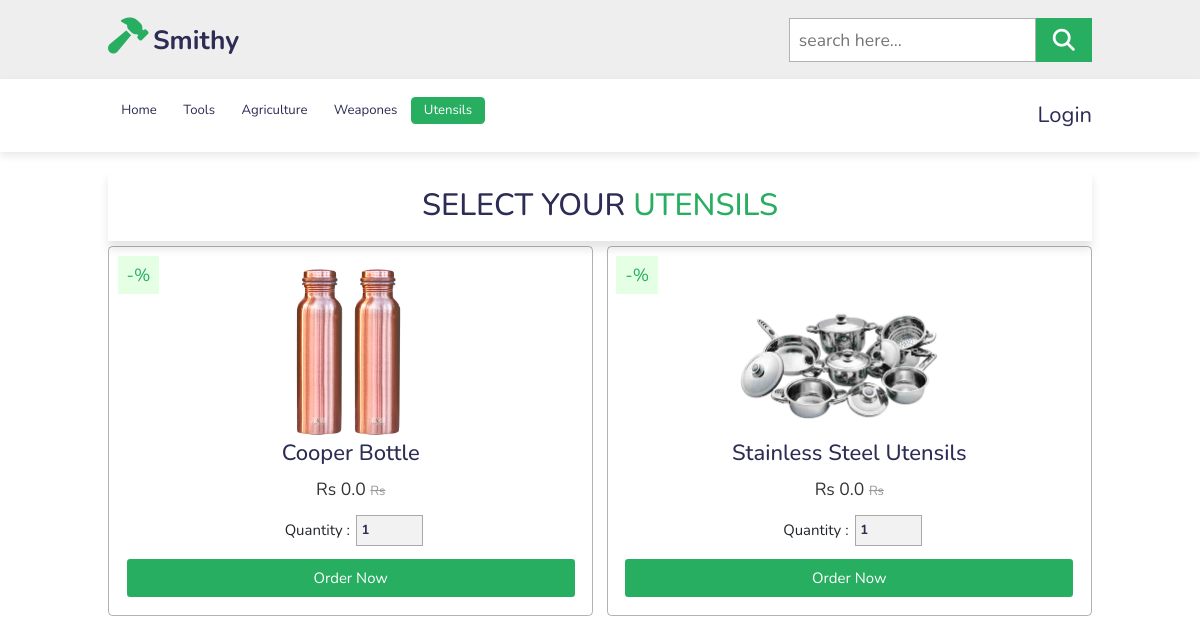
Before: /utensils/ with the older database file.
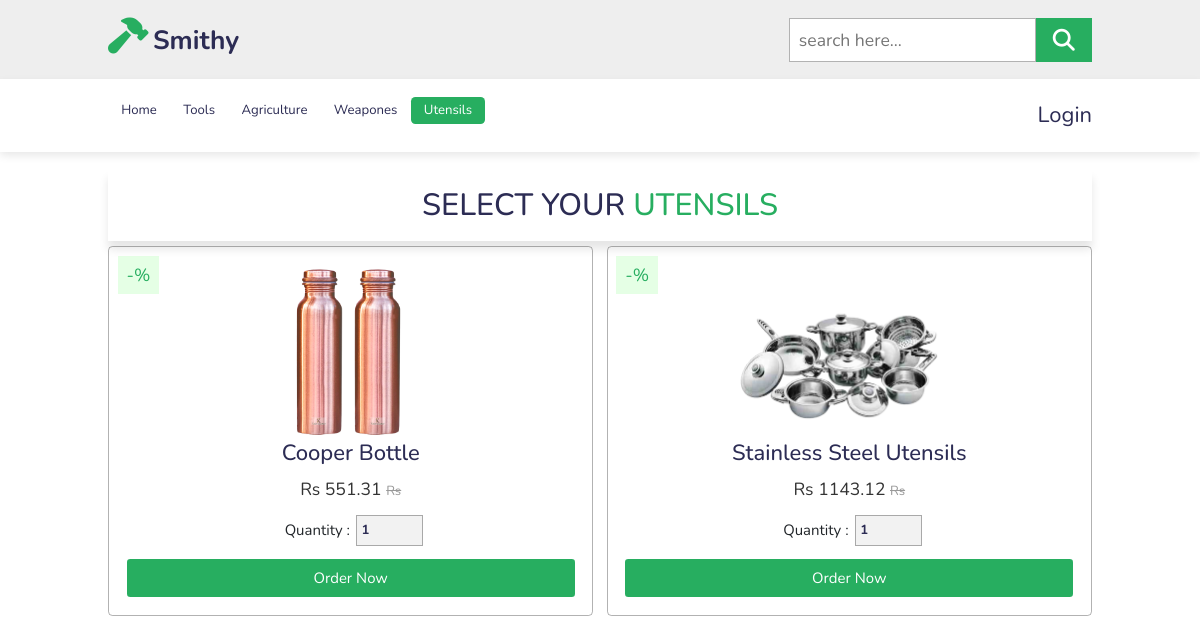
After: the same page with the newer database file.
### shop/models.py (models this page shows, shortened)
class Product(models.Model):
    title = models.CharField(max_length=100)
    price = models.FloatField(default=0)
    discount = models.IntegerField(default=0)
    discounted_price = models.FloatField(default=0)
    description = models.TextField(blank= True, null=True, unique = True)
    category = models.CharField(max_length=100)
    product_image = models.ImageField(upload_to='static/image/')
    quantity=models.IntegerField(default=1)
    seller = models.CharField(default='NA',max_length=100)
    seller_email = models.CharField(default='NA',max_length=100)
    @property
    def discounted_price(self):
        discount_amount = (self.price * self.discount) / 100
        discounted_price = self.price - discount_amount
        return discounted_price

### shop/views.py (the view)
# urls.py: path('utensils/', views.utensils, name='utensils'),
def utensils(request):
    productData = Product.objects.filter(category='U')
    data = {
        'productData' : productData
    }
    return render(request, 'shop/utensils.html', data)

### shop/templates/shop/utensils.html (shortened to what this page needs)
{% extends 'base.html' %} {% load static %} {% block content %}
<section class="product" id="product">
  <h1 class="heading">Select Your <span>utensils</span></h1>
  <div class="box-container">
    {% for n in productData %}
    <div class="box">
        <span class="discount">-{{n.percentage}}%</span>
        <img src="/{{n.product_image}}" alt="">
        <h3>{{n.title}}</h3>
        <div class="price"> Rs {{n.discounted_price}} <span> Rs {{n.selling_price}} </span> </div>
        <div class="quantity">
            <span>quantity : </span>
            <input type="number" min="1" max="1000" value="1">
        </div>
        <a href="{% url 'shop:product_details' n.id %}" class="btn">Order Now</a>
    </div>
    {% endfor %}
</div>
</section>
{% endblock %}

Changed rows visible on the page:
changed Product "Cooper Bottle": discounted_price "0.0" → "551.31"
changed Product "Stainless Steel Utensils": discounted_price "0.0" → "1143.12"
